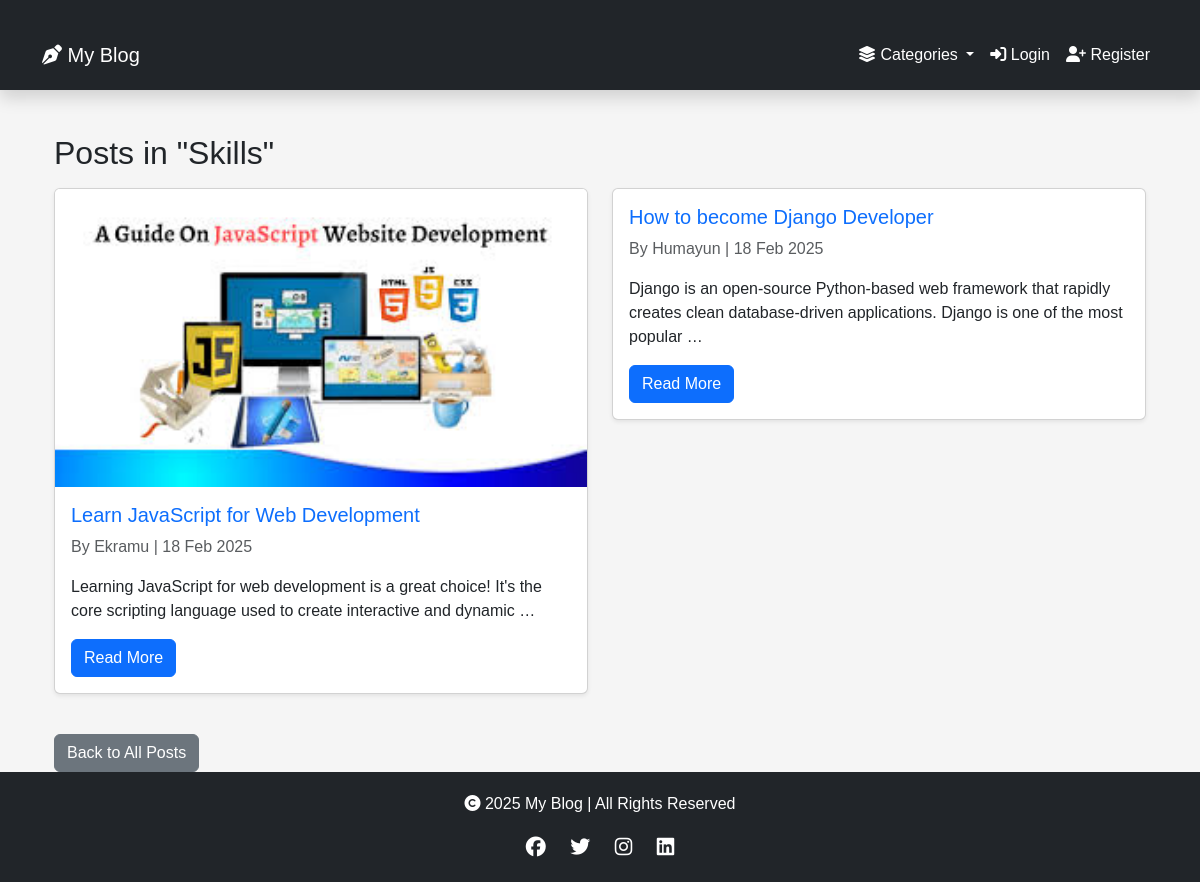
The app's page /category/2/ with its own data.
### blog/models.py (models this page shows, shortened)
class Category(models.Model):
    name = models.CharField(max_length=100, unique=True)

class Post(models.Model):
    title = models.CharField(max_length=200)
    slug = models.SlugField(unique=True, blank=True)
    content = models.TextField()
    image = models.ImageField(upload_to='post_images/', null=True, blank=True)
    user = models.ForeignKey(User, on_delete=models.CASCADE, related_name='posts')
    category = models.ForeignKey(Category, on_delete=models.SET_NULL, null=True, blank=True)
    created_at = models.DateTimeField(auto_now_add=True)
    updated_at = models.DateTimeField(auto_now=True)
    class Meta:
        ordering = ['-created_at']  # Newest posts first

### blog/views.py (the view)
# urls.py: path('category/<int:category_id>/', views.category_posts, name='category_posts'),
def category_posts(request, category_id):
    category = get_object_or_404(Category, id=category_id)
    posts = Post.objects.filter(category=category)
    return render(request, 'blog/category_posts.html', {'category': category, 'posts': posts})

### blog/context_processors.py (called while the page is built)
def categories_processor(request):
    return {'categories': Category.objects.all()}

### blog/templates/blog/category_posts.html (shortened to what this page needs)
{% extends 'base.html' %}
{% block content %}
<div class="container mt-4">
    <h2 class="mb-3">Posts in "{{ category.name }}"</h2>
    {% if posts %}
        <div class="row">
            {% for post in posts %}
            <div class="col-md-6 mb-4">
                <div class="card shadow-sm">
                    {% if post.image %}
                    <img src="{{ post.image.url }}" class="card-img-top" alt="{{ post.title }}">
                    {% endif %}
                    <div class="card-body">
                        <h5 class="card-title">
                            <a href="{% url 'post_detail' post.slug %}" class="text-decoration-none">
                                {{ post.title }}
                            </a>
                        </h5>
                        <p class="text-muted">By {{ post.user.username }} | {{ post.created_at|date:"d M Y" }}</p>
                        <p class="card-text">{{ post.content|truncatewords:20 }}</p>
                        <a href="{% url 'post_detail' post.slug %}" class="btn btn-primary">Read More</a>
                    </div>
                </div>
            </div>
            {% endfor %}
        </div>
    {% else %}
        <p class="text-muted">No posts available in this category.</p>
    {% endif %}
    <a href="{% url 'post_list' %}" class="btn btn-secondary mt-3">Back to All Posts</a>
</div>
{% endblock %}

### blog/templates/base.html (style rules this page uses)
body { display: flex; flex-direction: column; min-height: 100vh; background-color: #f5f5f5; font-family: 'Poppins', sans-serif; }
.container { flex: 1; margin-top: 20px; }

### records on screen
Category: name "Skills"
Post: image (picture), title "Learn JavaScript for Web Development", user.username "Ekramu", created_at "18 Feb 2025", content "Learning JavaScript for web development is a great choice! It's the core scripting language used to create interactive and dynamic …"
Post: title "How to become Django Developer", user.username "Humayun", created_at "18 Feb 2025", content "Django is an open-source Python-based web framework that rapidly creates clean database-driven applications. Django is one of the most popular …"
